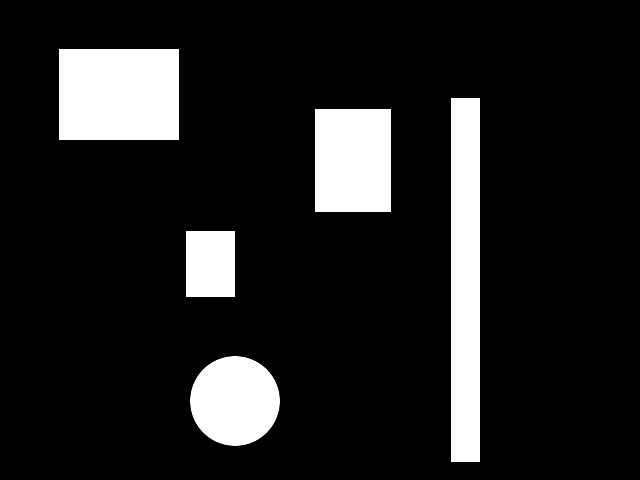
#> input picture rsc/teste2.png, 640 x 480 px
$ python trab2.py ../rsc/teste2.png 5   (Python 2 division)
#> lines starting #> are read from the running program, lines starting #| are printed output that depends on the picture; after the words box and inside, x2 and y2 are one past the last pixel; in counts of white or black regions, pixels touching at a corner belong together
import numpy as np
import cv2
import sys
from collections import deque

def find_neighbors(x, y, height, width, color, img):
    q = deque()
    q.append((x, y))
    while len(q) > 0:
        u = q.popleft()
        x = u[0]
        y = u[1]
        if img[x, y] == 255:
	    # verificar vizinhos
            if x > 0 and img[x - 1][y] == 255:
                q.append((x - 1, y))
            if x < (width - 1) and img[x + 1][y] == 255:
                q.append((x + 1, y))
            if y > 0 and img[x][y - 1] == 255:
                q.append((x, y - 1))
            if y < (height - 1) and img[x][y + 1] == 255:
                q.append((x, y + 1))
        img[x][y] = color
    return img

img = cv2.imread(sys.argv[1], 0)
#> img is the input picture: shape (480, 640); min 0, max 255, mean 32.3
height, width = img.shape
#> height = 480; width = 640

imgNeighbors = (np.uint8)(img >= 127) * 255
#> imgNeighbors: shape (480, 640); 12.6% white; 5 white regions, box (x1, y1, x2, y2) and area: (59, 49, 179, 140) 10920, (451, 98, 480, 462) 10556, (315, 109, 391, 212) 7828, (190, 356, 280, 446) 6312, (186, 231, 235, 297) 3234
color = 1
points = np.where(imgNeighbors == 255)
#> points = 38850 positions, rows 49 to 461, columns 59 to 479
while len(points[0]) > 0:
    x = points[0][0]
    y = points[1][0]
    imgNeighbors = find_neighbors(x, y, height, width, color, imgNeighbors)
    points = np.where(imgNeighbors == 255)
    color += 1
#> this loop made 5 passes
#> pass 1, `imgNeighbors = find_neighbors(x, y, height, width, color, imgNeighbors)`:
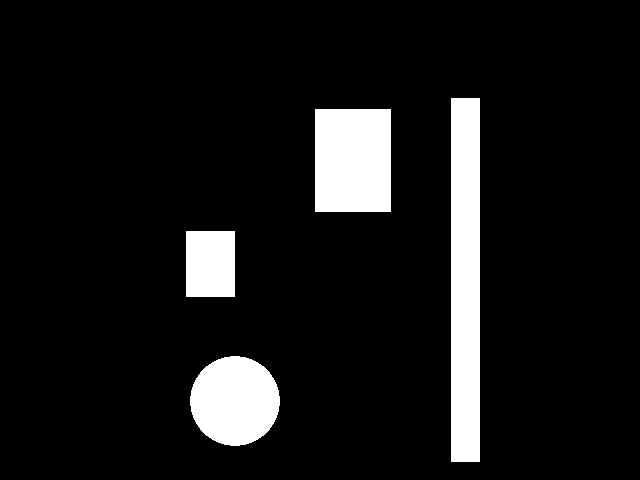
#> imgNeighbors: shape (480, 640); min 0, max 255, mean 23.2
#> pass 2, `imgNeighbors = find_neighbors(x, y, height, width, color, imgNeighbors)`:
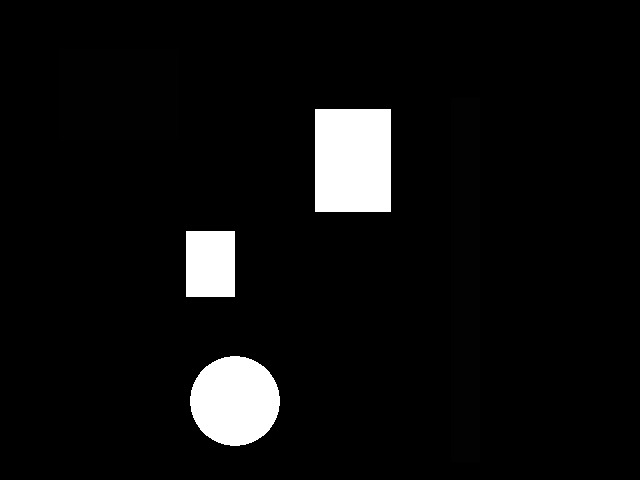
#> imgNeighbors: shape (480, 640); 3.44% of pixels changed, all inside (x1, y1, x2, y2) = (451, 98, 480, 462)
#> pass 3, `imgNeighbors = find_neighbors(x, y, height, width, color, imgNeighbors)`:
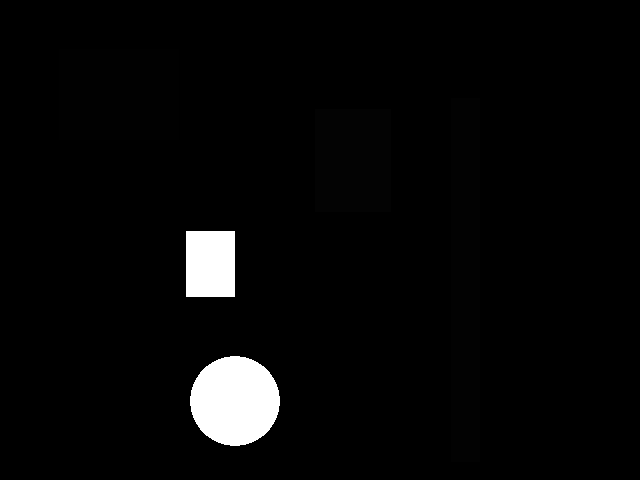
#> imgNeighbors: shape (480, 640); 2.55% of pixels changed, all inside (x1, y1, x2, y2) = (315, 109, 391, 212)
#> after the loop:
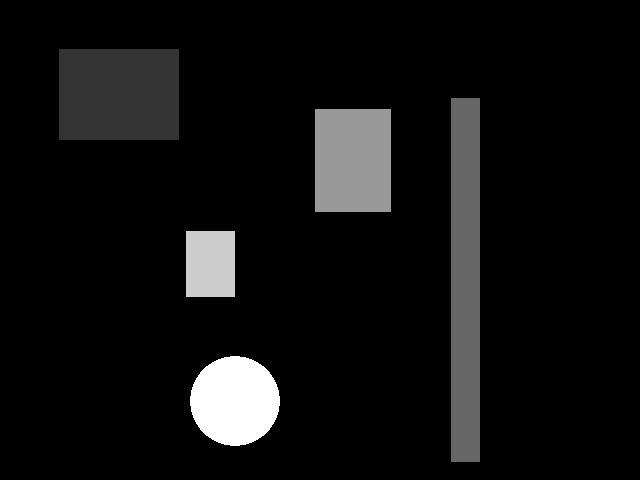
#> imgNeighbors: shape (480, 640); 3.11% of pixels changed, all inside (x1, y1, x2, y2) = (186, 231, 280, 446); drawn with min black and max white
#> after the loop, color = 6

points = np.where(imgNeighbors == int(sys.argv[2]))
#> points = 6312 positions, rows 356 to 445, columns 190 to 279
if (len(points[0]) > 0):
    mminx = points[0].min()
#> mminx = 356
    mmaxx = points[0].max()
#> mmaxx = 445
    mminy = points[1].min()
#> mminy = 190
    mmaxy = points[1].max()
#> mmaxy = 279
    mat = img[mminx:mmaxx, mminy:mmaxy]
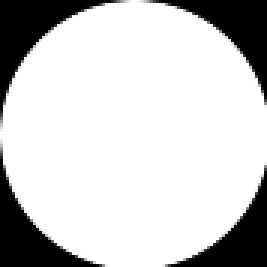
#> mat: shape (89, 89) (shown 3 times larger); min 0, max 255, mean 202.7
    cv2.imshow('origin', img)
    cv2.imshow('img', mat)
    cv2.waitKey(0)
    cv2.destroyAllWindows()
else:
    print "Rotulo nao encontrado"
